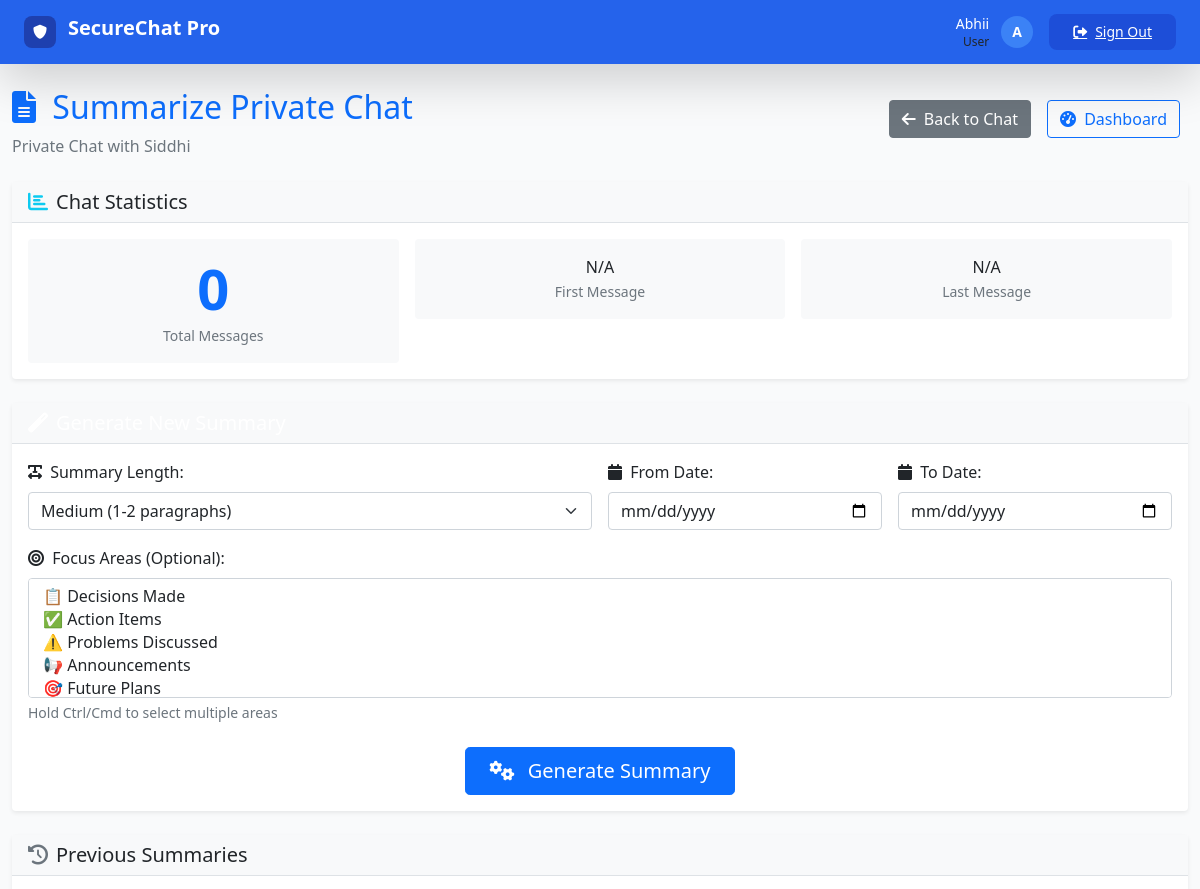
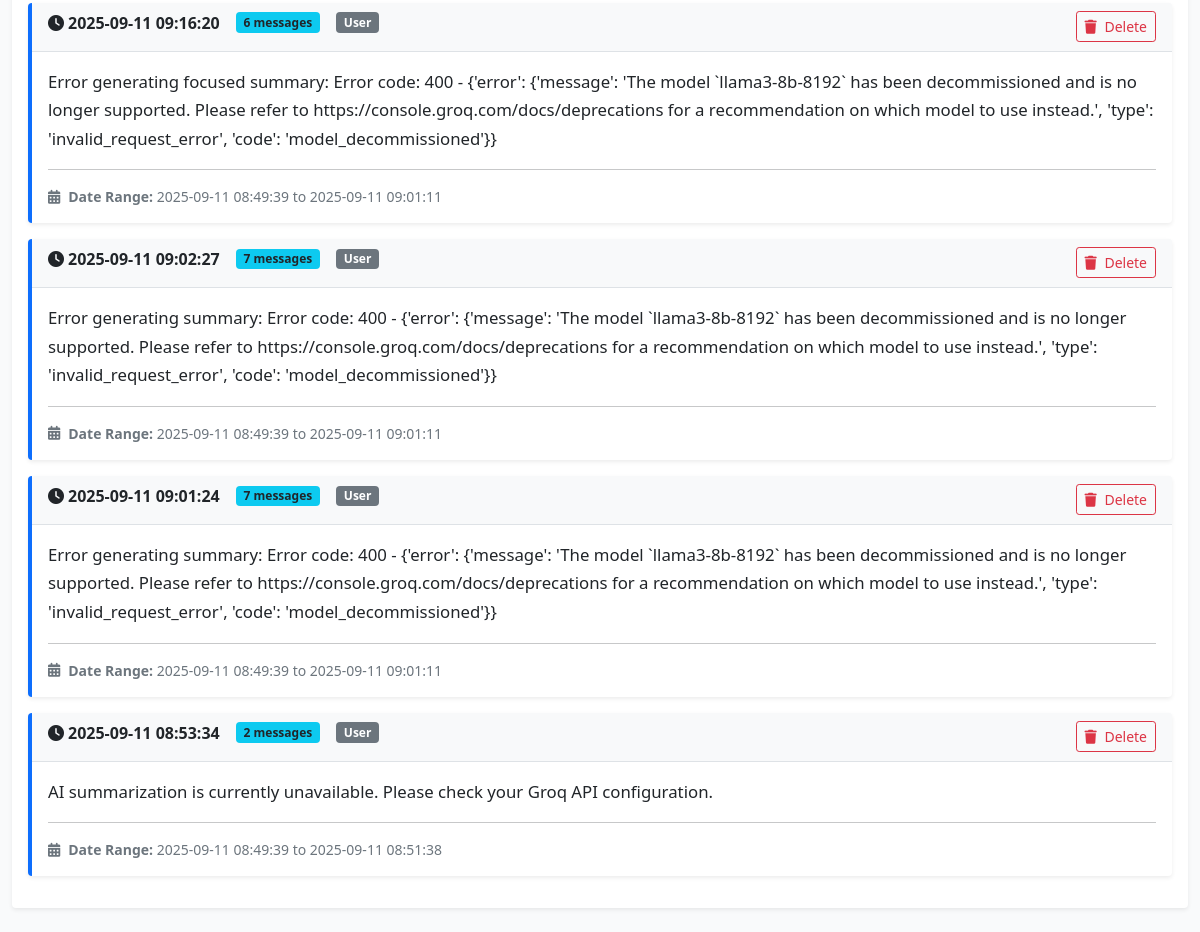
/summarize_chat/private/11 (signed in), run on the app's committed database (2 pictures, top to bottom).
### tables this page shows
CREATE TABLE users (
    id INTEGER PRIMARY KEY AUTOINCREMENT,
    username TEXT UNIQUE NOT NULL,
    email TEXT UNIQUE NOT NULL,
    password_hash TEXT NOT NULL,
    is_blocked INTEGER DEFAULT 0,
    created_at TIMESTAMP DEFAULT CURRENT_TIMESTAMP
);

CREATE TABLE chat_summaries (
                id INTEGER PRIMARY KEY AUTOINCREMENT,
                chat_type TEXT NOT NULL CHECK (chat_type IN ('private', 'group')),
                chat_id INTEGER NOT NULL,
                summary_text TEXT NOT NULL,
                message_count INTEGER NOT NULL,
                date_range_start TIMESTAMP NOT NULL,
                date_range_end TIMESTAMP NOT NULL,
                created_at TIMESTAMP DEFAULT CURRENT_TIMESTAMP,
                created_by INTEGER NOT NULL,
                created_by_type TEXT NOT NULL CHECK (created_by_type IN ('admin', 'user'))
            );

### app.py (the view, shortened to what this page needs)
@app.route('/summarize_chat/<chat_type>/<int:chat_id>')
@login_or_admin_required
def summarize_chat_page(chat_type, chat_id):
    if 'user_id' in session:
        blocked_check = check_user_blocked_if_user()
        if blocked_check:
            return blocked_check
    conn = get_db_connection()
    is_admin = 'admin_id' in session
    current_user_id = session.get('user_id') if not is_admin else None
    if chat_type == 'private':
        if is_admin:
            other_user = conn.execute(
                'SELECT id, username FROM users WHERE id = ?', (chat_id,)
            ).fetchone()
            if not other_user:
                flash('User not found!')
                conn.close()
                return redirect(url_for('admin_dashboard'))
            chat_name = f"Private Chat with {other_user['username']}"
        else:
            other_user = conn.execute(
                'SELECT id, username FROM users WHERE id = ? AND is_blocked = 0',
                (chat_id,)
            ).fetchone()
            if not other_user:
                flash('User not found or blocked!')
                conn.close()
                return redirect(url_for('dashboard'))
            chat_name = f"Private Chat with {other_user['username']}"
    existing_summaries = conn.execute('''
        SELECT * FROM chat_summaries
        WHERE chat_type = ? AND chat_id = ?
        ORDER BY created_at DESC
        LIMIT 10
    ''', (chat_type, chat_id)).fetchall()
    if chat_type == 'private':
        if is_admin:
            stats = conn.execute('''
                SELECT COUNT(*) as count, MIN(created_at) as first_msg, MAX(created_at) as last_msg
                FROM messages
                WHERE message_type = 'private' AND (recipient_id = ? OR sender_id = ?)
            ''', (chat_id, chat_id)).fetchone()
        else:
            stats = conn.execute('''
                SELECT COUNT(*) as count, MIN(created_at) as first_msg, MAX(created_at) as last_msg
                FROM messages
                WHERE message_type = 'private'
                AND ((sender_id = ? AND recipient_id = ?) OR (sender_id = ? AND recipient_id = ?))
            ''', (current_user_id, chat_id, chat_id, current_user_id)).fetchone()
    else:
        stats = conn.execute('''
            SELECT COUNT(*) as count, MIN(created_at) as first_msg, MAX(created_at) as last_msg
            FROM messages
            WHERE message_type = 'group' AND group_id = ?
        ''', (chat_id,)).fetchone()
    conn.close()
    chat_info = {
        'type': chat_type,
        'id': chat_id,
        'name': chat_name,
        'is_admin': is_admin
    }
    return render_template('summarize_chat.html',
                         chat_info=chat_info,
                         existing_summaries=existing_summaries,
                         stats=stats)

### templates/summarize_chat.html (shortened to what this page needs)
{% extends "base.html" %}
{% block content %}
<link href="https://cdn.jsdelivr.net/npm/bootstrap@5.1.3/dist/css/bootstrap.min.css" rel="stylesheet">
<link href="https://cdnjs.cloudflare.com/ajax/libs/font-awesome/6.0.0/css/all.min.css" rel="stylesheet">
<div class="container-fluid py-4">
    <div class="row">
        <div class="col-12">
            <div class="d-flex justify-content-between align-items-center mb-4 flex-wrap">
                <div>
                    <h2 class="mb-2 text-primary">
                        <i class="fas fa-file-alt me-2"></i>
                        Summarize {{ chat_info.type|title }} Chat
                    </h2>
                    <p class="text-muted mb-0">{{ chat_info.name }}</p>
                </div>
                <div class="d-flex gap-2 flex-wrap">
                    <a href="{{ url_for('chat', chat_type=chat_info.type, chat_id=chat_info.id) }}"
                       class="btn btn-secondary">
                        <i class="fas fa-arrow-left me-1"></i> Back to Chat
                    </a>
                    {% if chat_info.is_admin %}
                        <a href="{{ url_for('admin_dashboard') }}" class="btn btn-outline-primary">
                            <i class="fas fa-tachometer-alt me-1"></i> Admin Dashboard
                        </a>
                    {% else %}
                        <a href="{{ url_for('dashboard') }}" class="btn btn-outline-primary">
                            <i class="fas fa-tachometer-alt me-1"></i> Dashboard
                        </a>
                    {% endif %}
                </div>
            </div>
            <div class="card shadow-sm mb-4">
                <div class="card-header bg-light">
                    <h5 class="card-title mb-0 d-flex align-items-center">
                        <i class="fas fa-chart-bar text-info me-2"></i> Chat Statistics
                    </h5>
                </div>
                <div class="card-body">
                    <div class="row g-3">
                        <div class="col-md-4">
                            <div class="text-center p-3 bg-light rounded">
                                <div class="display-4 text-primary fw-bold">{{ stats.count or 0 }}</div>
                                <small class="text-muted fw-semibold">Total Messages</small>
                            </div>
                        </div>
                        <div class="col-md-4">
                            <div class="text-center p-3 bg-light rounded">
                                <div class="fs-6 fw-semibold text-dark">{{ stats.first_msg or 'N/A' }}</div>
                                <small class="text-muted fw-semibold">First Message</small>
                            </div>
                        </div>
                        <div class="col-md-4">
                            <div class="text-center p-3 bg-light rounded">
                                <div class="fs-6 fw-semibold text-dark">{{ stats.last_msg or 'N/A' }}</div>
                                <small class="text-muted fw-semibold">Last Message</small>
                            </div>
                        </div>
                    </div>
                </div>
            </div>
            <div class="card shadow-sm mb-4">
                <div class="card-header bg-primary text-white">
                    <h5 class="card-title mb-0 d-flex align-items-center">
                        <i class="fas fa-magic me-2"></i> Generate New Summary
                    </h5>
                </div>
                <div class="card-body">
                    <form id="summaryForm">
                        <div class="row g-3 mb-3">
                            <div class="col-lg-6">
                                <label for="summary_length" class="form-label fw-semibold">
                                    <i class="fas fa-text-width me-1"></i> Summary Length:
                                </label>
                                <select class="form-select" id="summary_length" name="summary_length">
                                    <option value="medium" selected>Medium (1-2 paragraphs)</option>
                                </select>
                            </div>
                            <div class="col-lg-3">
                                <label for="date_from" class="form-label fw-semibold">
                                    <i class="fas fa-calendar me-1"></i> From Date:
                                </label>
                                <input type="date" class="form-control" id="date_from" name="date_from">
                            </div>
                            <div class="col-lg-3">
                                <label for="date_to" class="form-label fw-semibold">
                                    <i class="fas fa-calendar me-1"></i> To Date:
                                </label>
                                <input type="date" class="form-control" id="date_to" name="date_to">
                            </div>
                        </div>
                        <div class="mb-4">
                            <label for="focus_areas" class="form-label fw-semibold">
                                <i class="fas fa-bullseye me-1"></i> Focus Areas (Optional):
                            </label>
                            <select class="form-select" id="focus_areas" name="focus_areas" multiple style="height: 120px;">
                                <option value="decisions">📋 Decisions Made</option>
                                <option value="action_items">✅ Action Items</option>
                                <option value="problems">⚠️ Problems Discussed</option>
                                <option value="announcements">📢 Announcements</option>
                                <option value="plans">🎯 Future Plans</option>
                            </select>
                            <div class="form-text">Hold Ctrl/Cmd to select multiple areas</div>
                        </div>
                        <div class="text-center">
                            <button type="submit" class="btn btn-primary btn-lg px-4" id="generateBtn">
                                <i class="fas fa-cogs me-2"></i> Generate Summary
                            </button>
                        </div>
                    </form>
                </div>
            </div>
            <div class="card shadow-sm">
                <div class="card-header bg-light">
                    <h5 class="card-title mb-0 d-flex align-items-center">
                        <i class="fas fa-history text-secondary me-2"></i> Previous Summaries
                    </h5>
                </div>
                <div class="card-body">
                    {% if existing_summaries %}
                        {% for summary in existing_summaries %}
                        <div class="card mb-3 border-start border-primary border-4">
                            <div class="card-header bg-light">
                                <div class="d-flex justify-content-between align-items-start flex-wrap">
                                    <div class="d-flex flex-wrap align-items-center gap-2 mb-2 mb-md-0">
                                        <strong class="text-dark">
                                            <i class="fas fa-clock me-1"></i>{{ summary.created_at }}
                                        </strong>
                                        <span class="badge bg-info text-dark">{{ summary.message_count }} messages</span>
                                        <span class="badge bg-secondary">{{ summary.created_by_type|title }}</span>
                                    </div>
                                    <div>
                                        {% if not chat_info.is_admin or summary.created_by_type == 'admin' %}
                                        <button type="button"
                                                class="btn btn-outline-danger btn-sm"
                                                onclick="deleteSummary({{ summary.id }})">
                                            <i class="fas fa-trash me-1"></i> Delete
                                        </button>
                                        {% endif %}
                                    </div>
                                </div>
                            </div>
                            <div class="card-body">
                                <div class="summary-text mb-3">{{ summary.summary_text|safe|nl2br }}</div>
                                <hr>
                                <small class="text-muted d-flex align-items-center">
                                    <i class="fas fa-calendar-alt me-2"></i>
                                    <strong>Date Range:</strong>&nbsp;{{ summary.date_range_start }} to {{ summary.date_range_end }}
                                </small>
                            </div>
                        </div>
                        {% endfor %}
                    {% endif %}
                </div>
            </div>
        </div>
    </div>
</div>
{% endblock %}

### templates/base.html (shortened to what this page needs)
<!DOCTYPE html>
<html lang="en">
<head>
    <script src="https://cdn.tailwindcss.com"></script>
    <link rel="stylesheet" href="https://cdnjs.cloudflare.com/ajax/libs/font-awesome/6.4.0/css/all.min.css">
</head>
<body class="bg-gray-50 font-sans antialiased">
    <nav class="{% if session.admin_id %}bg-admin-600{% else %}bg-primary-600{% endif %} shadow-lg sticky top-0 z-40">
        <div class="max-w-7xl mx-auto px-4 sm:px-6 lg:px-8">
            <div class="flex justify-between items-center h-16">
                <div class="flex items-center">
                    <div class="flex-shrink-0 flex items-center">
                        <div class="w-8 h-8 {% if session.admin_id %}bg-admin-800{% else %}bg-primary-800{% endif %} rounded-lg flex items-center justify-center mr-3">
                            <i class="fas fa-shield-alt text-white text-sm"></i>
                        </div>
                        <h1 class="text-white text-xl font-semibold">
                            {% if session.admin_id %}
                                SecureChat <span class="text-admin-200">Admin</span>
                            {% else %}
                                SecureChat <span class="text-primary-200">Pro</span>
                            {% endif %}
                        </h1>
                    </div>
                </div>
                <div class="flex items-center space-x-4">
                    {% if session.username or session.admin_username %}
                        <div class="flex items-center space-x-3">
                            <div class="hidden md:block text-right">
                                <div class="text-white text-sm font-medium">
                                    {{ session.admin_username or session.username }}
                                </div>
                                <div class="{% if session.admin_id %}text-admin-200{% else %}text-primary-200{% endif %} text-xs">
                                    {% if session.admin_id %}System Administrator{% else %}User{% endif %}
                                </div>
                            </div>
                            <div class="w-8 h-8 {% if session.admin_id %}bg-admin-500{% else %}bg-primary-500{% endif %} rounded-full flex items-center justify-center">
                                <span class="text-white text-sm font-semibold">
                                    {{ (session.admin_username or session.username)[0].upper() }}
                                </span>
                            </div>
                        </div>
                        <a href="{{ url_for('logout') }}"
                           class="{% if session.admin_id %}bg-admin-700 hover:bg-admin-800{% else %}bg-primary-700 hover:bg-primary-800{% endif %} text-white px-4 py-2 rounded-lg text-sm font-medium transition-colors duration-200 flex items-center">
                            <i class="fas fa-sign-out-alt mr-2"></i>
                            <span class="hidden sm:inline">Sign Out</span>
                        </a>
                    {% endif %}
                </div>
            </div>
        </div>
    </nav>
    <main>
        {% block content %}{% endblock %}
    </main>
</body>
</html>

### data on the page
users: username "Abhii"
chat_summaries: created_at "2025-09-11 09:16:20", message_count "6", created_by_type "User", summary_text "Error generating focused summary: Error code: 400 - {'error': {'message': 'The model `llama3-8b-8192` has been decommissioned and is no longer supported. Please refer to https://console.groq.com/docs/deprecations for a recommendation on which model to use instead.', 'type': 'invalid_request_error', 'code': 'model_decommissioned'}}", date_range_start "2025-09-11 08:49:39", date_range_end "2025-09-11 09:01:11"
chat_summaries: created_at "2025-09-11 09:02:27", message_count "7", created_by_type "User", summary_text "Error generating summary: Error code: 400 - {'error': {'message': 'The model `llama3-8b-8192` has been decommissioned and is no longer supported. Please refer to https://console.groq.com/docs/deprecations for a recommendation on which model to use instead.', 'type': 'invalid_request_error', 'code': 'model_decommissioned'}}", date_range_start "2025-09-11 08:49:39", date_range_end "2025-09-11 09:01:11"
chat_summaries: created_at "2025-09-11 09:01:24", message_count "7", created_by_type "User", summary_text "Error generating summary: Error code: 400 - {'error': {'message': 'The model `llama3-8b-8192` has been decommissioned and is no longer supported. Please refer to https://console.groq.com/docs/deprecations for a recommendation on which model to use instead.', 'type': 'invalid_request_error', 'code': 'model_decommissioned'}}", date_range_start "2025-09-11 08:49:39", date_range_end "2025-09-11 09:01:11"
chat_summaries: created_at "2025-09-11 08:53:34", message_count "2", created_by_type "User", summary_text "AI summarization is currently unavailable. Please check your Groq API configuration.", date_range_start "2025-09-11 08:49:39", date_range_end "2025-09-11 08:51:38"

### other printed values
{{ (session.admin_username or session.username)[0].upper() }} "A"
{{ chat_info.type|title }} "Private"
{{ chat_info.name }} "Private Chat with Siddhi"
{{ stats.count or 0 }} "0"
{{ stats.first_msg or 'N/A' }} "N/A"
{{ stats.last_msg or 'N/A' }} "N/A"
